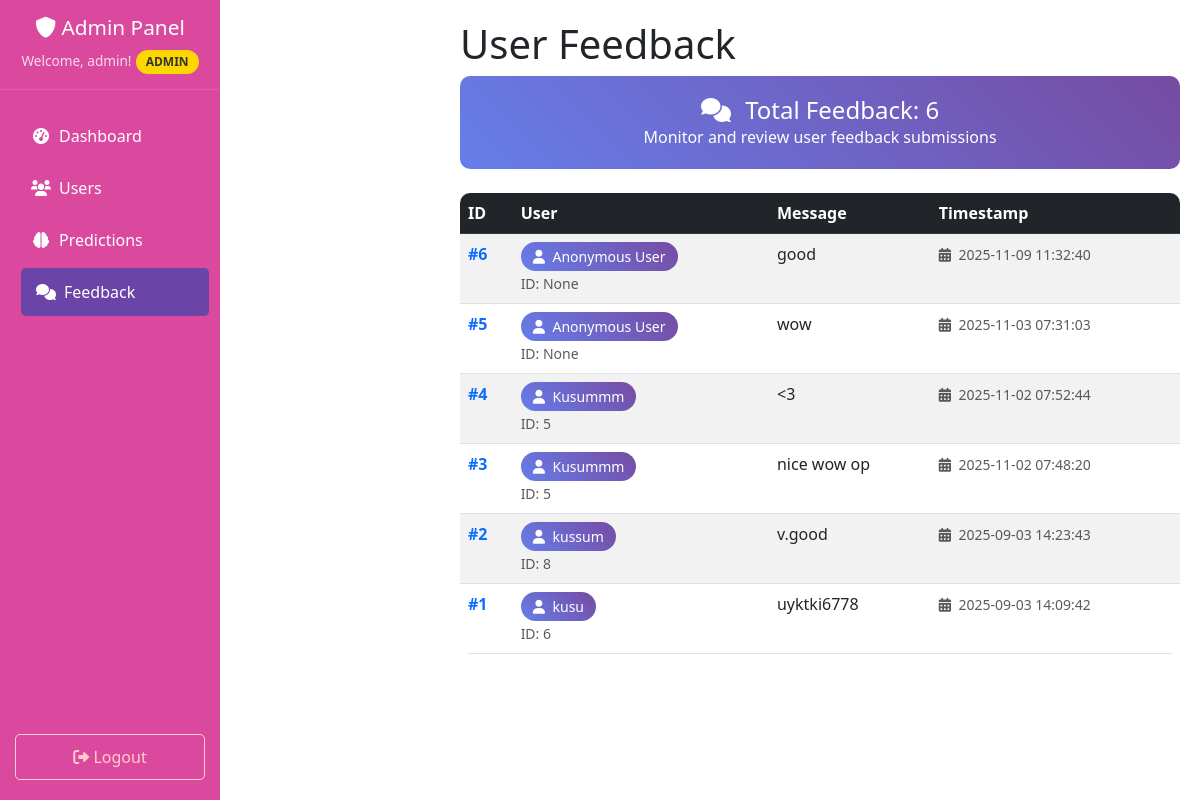
Page /admin/feedback (signed in) on the committed database.
### tables this page shows
CREATE TABLE feedback (
        id INTEGER PRIMARY KEY AUTOINCREMENT,
        user_id INTEGER,
        message TEXT,
        timestamp DATETIME DEFAULT CURRENT_TIMESTAMP,
        FOREIGN KEY(user_id) REFERENCES users(id)
    );

### admin/routes.py (the view)
@admin_bp.route('/feedback')
@staff_or_admin_required  # Changed to allow staff
def feedback():
    conn = get_db_connection()
    fb = conn.execute('''
        SELECT
            feedback.id,
            feedback.user_id,
            feedback.message,
            feedback.timestamp,
            COALESCE(User.username, 'Anonymous User') as username,
            User.parlour_name
        FROM feedback
        LEFT JOIN User ON feedback.user_id = User.user_id
        ORDER BY feedback.timestamp DESC
    ''').fetchall()
    conn.close()
    return render_template('feedback.html', feedback=fb)

### admin/routes.py (called while the page is built)
def get_db_connection():
    conn = sqlite3.connect(DB)
    conn.row_factory = sqlite3.Row
    return conn

def staff_or_admin_required(f):
    @wraps(f)
    def decorated(*args, **kwargs):
        if session.get('role') not in ['admin', 'staff']:
            flash("Access denied.")
            return redirect(url_for('admin_bp.login'))
        return f(*args, **kwargs)
    return decorated

### admin/templates/feedback.html (shortened to what this page needs)
{% extends "base.html" %}
{% block page_title %}User Feedback{% endblock %}
{% block content %}
<div class="feedback-stats mb-4">
    <div class="row">
        <div class="col-md-12">
            <h4 class="mb-0">
                <i class="fas fa-comments me-2"></i>
                Total Feedback: {{ feedback|length }}
            </h4>
            <p class="mb-0">Monitor and review user feedback submissions</p>
        </div>
    </div>
</div>
{% if feedback %}
<div class="table-responsive">
    <table class="table table-striped table-hover">
        <thead class="table-dark">
            <tr>
                <th>ID</th>
                <th>User</th>
                <th>Message</th>
                <th>Timestamp</th>
            </tr>
        </thead>
        <tbody>
            {% for fb in feedback %}
            <tr>
                <td>
                    <span class="fw-bold text-primary">#{{ fb.id }}</span>
                </td>
                <td>
                    {% if fb.username %}
                        <span class="user-badge">
                            <i class="fas fa-user me-1"></i>
                            {{ fb.username }}
                        </span>
                        <br><small class="text-muted">ID: {{ fb.user_id }}</small>
                    {% else %}
                        <span class="badge bg-secondary">
                            <i class="fas fa-user-slash me-1"></i>Unknown User
                        </span>
                        <br><small class="text-muted">ID: {{ fb.user_id }}</small>
                    {% endif %}
                </td>
                <td>
                    <div class="feedback-message">
                        {{ fb.message }}
                    </div>
                </td>
                <td>
                    <small class="text-muted">
                        <i class="fas fa-calendar-alt me-1"></i>
                        {{ fb.timestamp }}
                    </small>
                </td>
            </tr>
            {% endfor %}
        </tbody>
    </table>
</div>
{% else %}
<div class="text-center py-5">
    <i class="fas fa-comments fa-3x text-muted mb-3"></i>
    <h5 class="text-muted">No Feedback Yet</h5>
    <p class="text-muted">User feedback will appear here once submitted.</p>
</div>
{% endif %}
{% endblock %}

### admin/static/styles.css (style rules this page uses)
body { font-family: 'Segoe UI', Tahoma, Geneva, Verdana, sans-serif; }
table { border-radius: 10px; overflow: hidden; }

### admin/templates/base.html (style rules this page uses)
body { overflow-x: hidden; }

### admin/templates/feedback.html (style rules this page uses)
.user-badge { background: linear-gradient(45deg, #667eea, #764ba2); color: white; padding: 4px 12px; border-radius: 20px; font-size: 0.875rem; font-weight: 500; display: inline-block; }
.feedback-message { max-width: 400px; word-wrap: break-word; }
.feedback-stats { background: linear-gradient(45deg, #667eea, #764ba2); color: white; border-radius: 10px; padding: 20px; margin-bottom: 20px; text-align: center; }

### rows in the picture
feedback: id "6", username "Anonymous User", user_id "None", message "good", timestamp "2025-11-09 11:32:40"
feedback: id "5", username "Anonymous User", user_id "None", message "wow", timestamp "2025-11-03 07:31:03"
feedback: id "4", username "Kusummm", user_id "5", message "<3", timestamp "2025-11-02 07:52:44"
feedback: id "3", username "Kusummm", user_id "5", message "nice wow op", timestamp "2025-11-02 07:48:20"
feedback: id "2", username "kussum", user_id "8", message "v.good", timestamp "2025-09-03 14:23:43"
feedback: id "1", username "kusu", user_id "6", message "uyktki6778", timestamp "2025-09-03 14:09:42"

### other values in the picture
{{ session.username }} "admin"
{{ session.role|upper }} "ADMIN"
{{ feedback|length }} "6"
